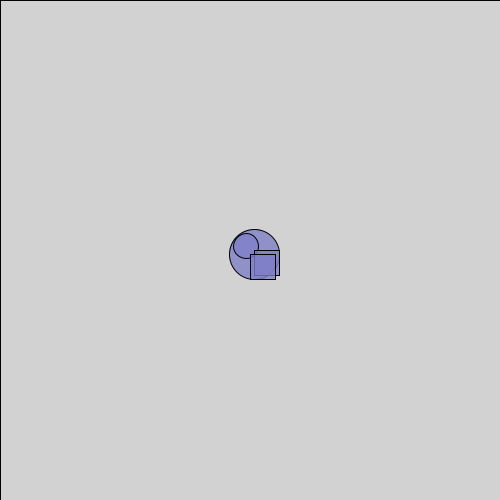
Frame 1 (no input)
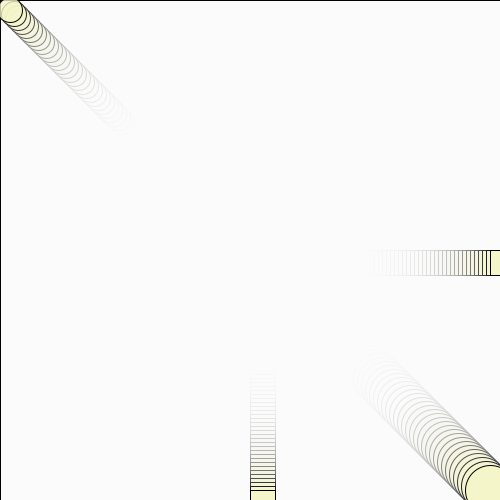
Frame 60 (the mouse pressed at the canvas centre just before this capture)
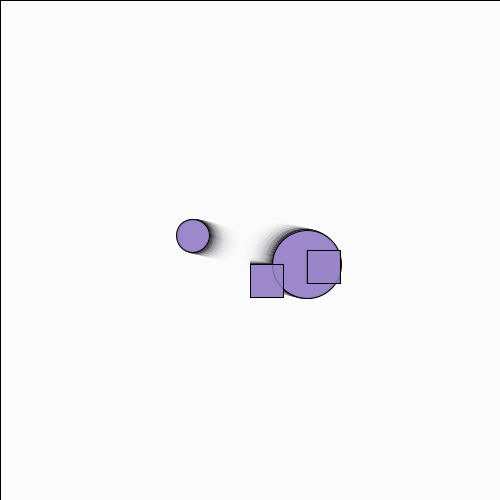
Frame 120 (the mouse held since frame 60 and released just before this capture)

The Processing sketch that drew these frames (run headless with seeded random() and noise(); from frame 60 on, the mouse is pressed at the canvas centre):

// Processing sketch: cornwelllucas_LATE_2743_344075_part_2
// ── cornwelllucas_LATE_2743_344075_part_2.pde
// Quiz Part 2: Moving Shapes Pattern
// Fill in the missing code to create a moving pattern

// Position variables
float x;
float y;
float xspeed;
float yspeed;
float size1;
float size2;

void setup() {
  // Create a 500x500 canvas - 1/1
  size(500, 500); 

  // Initialize all variables - 1/1
  x = width/2;
  y = height/2;
  xspeed = 4; // Choose a number between 1-5
  yspeed = 4; // Choose a number between 1-5
  size1 = 50;
  size2 = 25;
}

void draw() {
  // Create motion blur effect with transparent background
  fill(255, 30);
  // Draw a rectangle the size of the entire canvas using width and height
  rect(0, 0, 500, 500); // .5/1 should use width and height variables

  // Update positions using speed variables - 2/2
  x = x+xspeed;
  y = y+yspeed;

  // Wrap positions using modulo
  x = x % width;
  y = y % height;

  // Create colors based on position
  // Use x and y variables to set R and G values for the fill
  fill(x/2, y/2, 200, 200);
  // 1/1

  // Draw pattern of shapes
  circle(x, y, size1);
  circle(width-x, height-y, size2);
  square(x, height/2, size2);
  square(width/2, y, size2);
}

void mousePressed() {
  // Move shapes to mouse position
  x = mouseX;
  y = mouseY;

  // Give sizes new random values between 10 and 100
  size1 = random(10, 100);
  size2 = random(10, 100);
  
  // Give speed new random values between 1 and 5
  xspeed = random(1); 
  yspeed = random(1); 
  // should be random(1, 5). what you have gives a random number between 0 and 1
  // 3/4
}

// TOTAL: 8.5/10
// Part 1 + 2 total: 17.5/20
